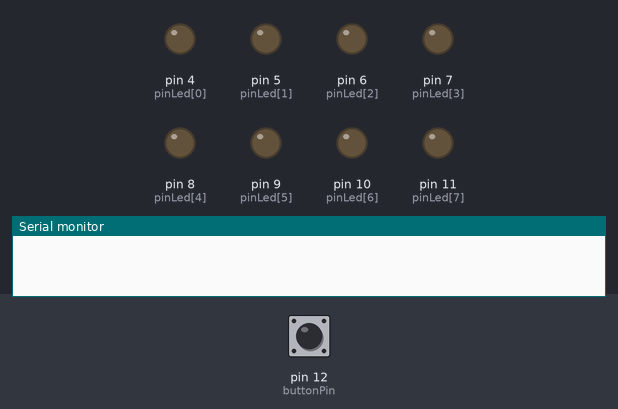
Simulated run of this sketch. Board: Arduino Uno, built with avr-gcc and run on an emulated ATmega328P. On the bench: output pins drawn as LEDs (lit = HIGH), the last lines printed to the serial monitor. The inputs (shaded band) are chosen by the test bench; at power-on: pin 12 (buttonPin) LOW.

Above: at 1.2 s.
1.3 s: pin 12 (buttonPin) pulled HIGH for 0.15 s
At 1.7 s:
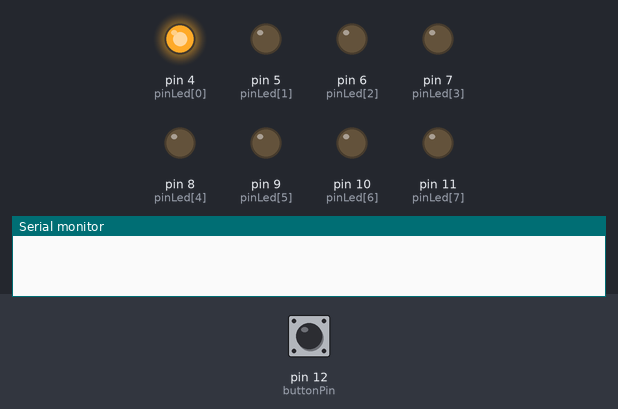
4.3 s: pin 12 (buttonPin) pulled HIGH for 3.2 s
At 6.2 s:
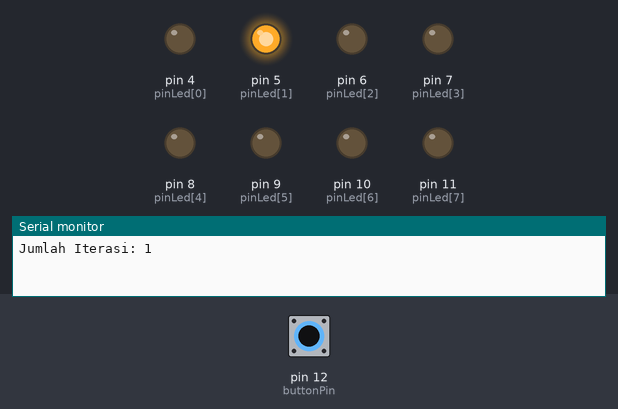
10.3 s: pin 12 (buttonPin) pulled HIGH for 1 s
At 11.7 s:
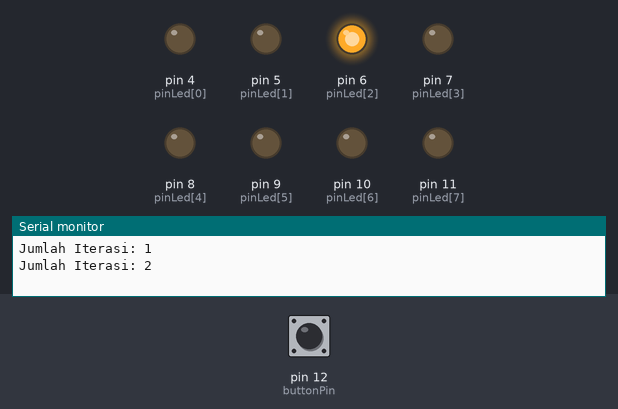
Timing chart, 0 to 15.8 s (numbered marks = the images above; inputs shaded):
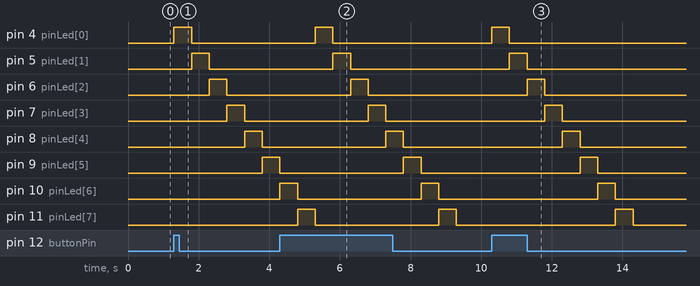

The sketch:

whileLoop.ino
```cpp
const int pinLed[]={4,5,6,7,8,9,10,11};
const int buttonPin = 12;

int iterasiLed = 0;

void setup() {

  Serial.begin(9600);
  // put your setup code here, to run once:
  int i=0;
  while(i<8){
    pinMode(pinLed[i],OUTPUT);
    i++;
  }
  pinMode(buttonPin, INPUT);
}

void loop() {
  // put your main code here, to run repeatedly:
  if(digitalRead(buttonPin)){
    bawahKeAtas2();
    Serial.print("Jumlah Iterasi: ");
    Serial.println(iterasiLed);
  }
}

void bawahKeAtas2(){
  int i=0;
  while(i<8){
    digitalWrite(pinLed[i], HIGH);
    delay(500);
    digitalWrite(pinLed[i], LOW);
    i++;
  }
  iterasiLed++;
}
```

Measured:
- after the input at 1.3 s, pin 4 (pinLed[0]): LOW → HIGH at once, → LOW 0.50 s later; pin 5 (pinLed[1]): LOW → HIGH after 0.50 s, → LOW 0.50 s later; pin 6 (pinLed[2]): LOW → HIGH after 1.0 s, → LOW 0.50 s later; pin 7 (pinLed[3]): LOW → HIGH after 1.5 s, → LOW 0.50 s later; pin 8 (pinLed[4]): LOW → HIGH after 2.0 s, → LOW 0.50 s later
- after the input at 4.3 s, pin 4 (pinLed[0]): LOW → HIGH after 1.0 s, → LOW 0.50 s later; pin 5 (pinLed[1]): LOW → HIGH after 1.5 s, → LOW 0.50 s later; pin 6 (pinLed[2]): LOW → HIGH after 2.0 s, → LOW 0.50 s later; pin 7 (pinLed[3]): LOW → HIGH after 2.5 s, → LOW 0.50 s later; pin 8 (pinLed[4]): LOW → HIGH after 3.0 s, → LOW 0.50 s later
- after the input at 10.3 s, pin 4 (pinLed[0]): LOW → HIGH at once, → LOW 0.50 s later; pin 5 (pinLed[1]): LOW → HIGH after 0.50 s, → LOW 0.50 s later; pin 6 (pinLed[2]): LOW → HIGH after 1.0 s, → LOW 0.50 s later; pin 7 (pinLed[3]): LOW → HIGH after 1.5 s, → LOW 0.50 s later; pin 8 (pinLed[4]): LOW → HIGH after 2.0 s, → LOW 0.50 s later
- by itself, pin 10 (pinLed[6]), pin 11 (pinLed[7]): alternates HIGH for 0.50 s and LOW for 3.5 s
